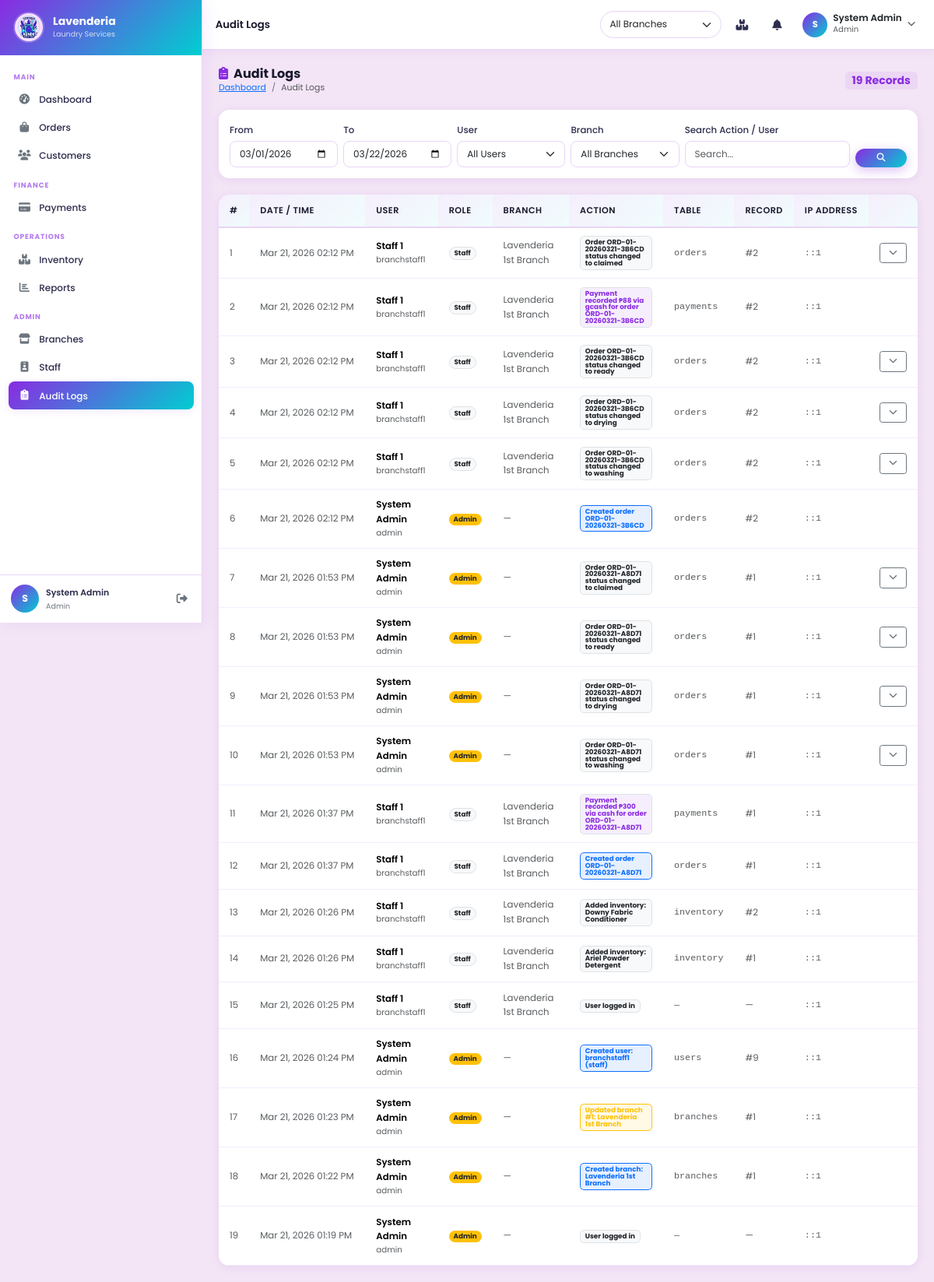
Screenshot of /modules/logs/index.php (signed in) with the database file from the repository.
### tables this page shows
CREATE TABLE `logs` (
  `id` int(11) NOT NULL,
  `branch_id` int(11) DEFAULT NULL,
  `user_id` int(11) DEFAULT NULL,
  `action` varchar(220) NOT NULL,
  `table_name` varchar(60) DEFAULT NULL,
  `record_id` int(11) DEFAULT NULL,
  `old_value` text DEFAULT NULL,
  `new_value` text DEFAULT NULL,
  `ip_address` varchar(45) DEFAULT NULL,
  `created_at` timestamp NOT NULL DEFAULT current_timestamp()
);

CREATE TABLE `users` (
  `id` int(11) NOT NULL,
  `branch_id` int(11) DEFAULT NULL,
  `username` varchar(60) NOT NULL,
  `password` varchar(255) NOT NULL,
  `full_name` varchar(120) NOT NULL,
  `email` varchar(120) DEFAULT NULL,
  `phone` varchar(25) DEFAULT NULL,
  `role` enum('owner','admin','staff') NOT NULL DEFAULT 'staff',
  `status` enum('active','inactive') DEFAULT 'active',
  `last_login` timestamp NULL DEFAULT NULL,
  `created_at` timestamp NOT NULL DEFAULT current_timestamp(),
  `updated_at` timestamp NOT NULL DEFAULT current_timestamp() ON UPDATE current_timestamp()
);

CREATE TABLE `branches` (
  `id` int(11) NOT NULL,
  `name` varchar(120) NOT NULL,
  `location` varchar(255) NOT NULL,
  `contact` varchar(25) DEFAULT NULL,
  `email` varchar(120) DEFAULT NULL,
  `manager_name` varchar(120) DEFAULT NULL,
  `status` enum('active','inactive') DEFAULT 'active',
  `created_at` timestamp NOT NULL DEFAULT current_timestamp(),
  `updated_at` timestamp NOT NULL DEFAULT current_timestamp() ON UPDATE current_timestamp()
);

### config/functions.php (called while the page is built, shortened)
<?php
function e(string $val): string
{
    return htmlspecialchars($val, ENT_QUOTES | ENT_SUBSTITUTE, 'UTF-8');
}

### modules/logs/index.php (the view, shortened to what this page needs)
<?php
require_once '../../config/database.php';
require_once '../../config/functions.php';
$search    = $conn->real_escape_string(trim($_GET['search']  ?? ''));
$dateFrom  = $conn->real_escape_string($_GET['date_from'] ?? date('Y-m-01'));
$dateTo    = $conn->real_escape_string($_GET['date_to']   ?? date('Y-m-d'));
$page      = max(1, (int)($_GET['page'] ?? 1));
$perPage   = 50;
$offset    = ($page - 1) * $perPage;
$where = ["DATE(l.created_at) BETWEEN '$dateFrom' AND '$dateTo'"];
$whereSql = implode(' AND ', $where);
$total = $conn->query("
    SELECT COUNT(*) AS cnt FROM logs l
    LEFT JOIN users u ON u.id = l.user_id
    WHERE $whereSql
")->fetch_assoc()['cnt'];
$logs = $conn->query("
    SELECT l.*, u.full_name, u.username, u.role, b.name AS branch_name
    FROM logs l
    LEFT JOIN users u ON u.id = l.user_id
    LEFT JOIN branches b ON b.id = l.branch_id
    WHERE $whereSql
    ORDER BY l.created_at DESC
    LIMIT $perPage OFFSET $offset
")->fetch_all(MYSQLI_ASSOC);
$navTitle  = 'Audit Logs';
require_once '../../includes/head.php';
?>
<div class="app-layout">
<?php require_once '../../includes/sidebar.php'; ?>
<div class="main-content">
<?php require_once '../../includes/navbar.php'; ?>
<div class="page-content">
  <div class="page-header">
    <div>
      <h4><i class="fas fa-clipboard-list text-purple me-2"></i>Audit Logs</h4>
      <nav><ol class="breadcrumb">
        <li class="breadcrumb-item"><a href="../dashboard/index.php">Dashboard</a></li>
        <li class="breadcrumb-item active">Audit Logs</li>
      </ol></nav>
    </div>
    <span class="badge bg-purple-soft text-purple fs-6"><?= number_format($total) ?> Records</span>
  </div>
  <div class="card mb-4">
    <div class="card-body">
      <form method="GET" class="row g-2 align-items-end">
        <div class="col-md-2">
          <label class="form-label small">From</label>
          <input type="date" name="date_from" class="form-control form-control-sm" value="<?= e($dateFrom) ?>">
        </div>
        <div class="col-md-2">
          <label class="form-label small">To</label>
          <input type="date" name="date_to" class="form-control form-control-sm" value="<?= e($dateTo) ?>">
        </div>
        <div class="col-md-2">
          <label class="form-label small">User</label>
          <select name="user_id" class="form-select form-select-sm">
            <option value="">All Users</option>
          </select>
        </div>
        <div class="col-md-2">
          <label class="form-label small">Branch</label>
          <select name="branch_id" class="form-select form-select-sm">
            <option value="">All Branches</option>
          </select>
        </div>
        <div class="col-md-3">
          <label class="form-label small">Search Action / User</label>
          <input type="text" name="search" class="form-control form-control-sm" placeholder="Search..." value="<?= e($search) ?>">
        </div>
        <div class="col-md-1">
          <button type="submit" class="btn btn-primary-grad btn-sm w-100"><i class="fas fa-search"></i></button>
        </div>
      </form>
    </div>
  </div>
  <div class="card table-card">
    <div class="table-responsive">
      <table class="table mb-0">
        <thead>
          <tr>
            <th>#</th>
            <th>Date / Time</th>
            <th>User</th>
            <th>Role</th>
            <th>Branch</th>
            <th>Action</th>
            <th>Table</th>
            <th>Record</th>
            <th>IP Address</th>
            <th></th>
          </tr>
        </thead>
        <tbody>
          <?php foreach ($logs as $i => $log): ?>
          <tr>
            <td class="text-muted small"><?= $offset + $i + 1 ?></td>
            <td class="text-muted small text-nowrap"><?= date('M d, Y h:i A', strtotime($log['created_at'])) ?></td>
            <td>
              <div class="fw-600"><?= e($log['full_name'] ?? 'System') ?></div>
              <div class="text-muted small"><?= e($log['username'] ?? '') ?></div>
            </td>
            <td>
              <span class="badge <?= $log['role']==='owner'?'stat-purple':($log['role']==='admin'?'bg-warning text-dark':'bg-light text-dark border') ?> rounded-pill small">
                <?= ucfirst($log['role'] ?? 'system') ?>
              </span>
            </td>
            <td class="text-muted small"><?= e($log['branch_name'] ?? '—') ?></td>
            <td>
              <?php
              $actClass = 'bg-light text-dark border';
              if (str_contains(strtolower($log['action']), 'created')) $actClass = 'bg-primary bg-opacity-10 text-primary border border-primary';
              if (str_contains(strtolower($log['action']), 'updated')) $actClass = 'bg-warning bg-opacity-10 text-warning border border-warning';
              if (str_contains(strtolower($log['action']), 'payment')) $actClass = 'bg-purple-soft text-purple border';
              ?>
              <span class="badge <?= $actClass ?> text-wrap text-start"><?= e($log['action']) ?></span>
            </td>
            <td class="text-muted small font-monospace"><?= e($log['table_name'] ?? '—') ?></td>
            <td class="text-muted small"><?= $log['record_id'] ? '#'.$log['record_id'] : '—' ?></td>
            <td class="text-muted small font-monospace"><?= e($log['ip_address'] ?? '—') ?></td>
            <td>
              <?php if ($log['old_value'] || $log['new_value']): ?>
              <button class="btn btn-sm btn-outline-secondary" data-bs-toggle="collapse" data-bs-target="#detail<?= $offset+$i ?>">
                <i class="fas fa-chevron-down"></i>
              </button>
              <?php endif; ?>
            </td>
          </tr>
          <?php endforeach; ?>
        </tbody>
      </table>
    </div>
  </div>
</div>
<?php require_once '../../includes/footer.php'; ?>

### includes/head.php (shortened to what this page needs)
<!DOCTYPE html>
<html lang="en">
<head>
  <link href="https://cdn.jsdelivr.net/npm/bootstrap@5.3.2/dist/css/bootstrap.min.css" rel="stylesheet">
  <link href="https://cdnjs.cloudflare.com/ajax/libs/font-awesome/6.5.0/css/all.min.css" rel="stylesheet">
  <link href="<?= SITE_URL ?>/assets/css/style.css" rel="stylesheet">
</head>
<body>

### includes/sidebar.php (shortened to what this page needs)
<?php
$currentPath = $_SERVER['PHP_SELF'] ?? '';
$role        = $_SESSION['role'] ?? 'staff';
function sideActive(string $path, string $current): string {
    return str_contains($current, $path) ? 'active' : '';
}
?>
<nav class="sidebar" id="sidebar">
  <div class="sidebar-brand">
    <a href="<?= SITE_URL ?>/modules/dashboard/index.php" class="text-decoration-none">
      <img src="<?= SITE_URL ?>/assets/img/logo.png" alt="Logo" class="sidebar-logo"
           onerror="this.style.display='none'">
      <div class="sidebar-brand-text">
        <span class="brand-name">Lavenderia</span>
        <span class="brand-sub">Laundry Services</span>
      </div>
    </a>
  </div>
  <ul class="sidebar-nav">
    <li class="nav-label">Main</li>
    <li class="<?= sideActive('dashboard', $currentPath) ?>">
      <a href="<?= SITE_URL ?>/modules/dashboard/index.php">
        <i class="fas fa-tachometer-alt"></i><span>Dashboard</span>
      </a>
    </li>
    <li class="<?= sideActive('orders', $currentPath) ?>">
      <a href="<?= SITE_URL ?>/modules/orders/index.php">
        <i class="fas fa-shopping-bag"></i><span>Orders</span>
      </a>
    </li>
    <li class="<?= sideActive('customers', $currentPath) ?>">
      <a href="<?= SITE_URL ?>/modules/customers/index.php">
        <i class="fas fa-users"></i><span>Customers</span>
      </a>
    </li>
    <li class="nav-label">Finance</li>
    <li class="<?= sideActive('payments', $currentPath) ?>">
      <a href="<?= SITE_URL ?>/modules/payments/index.php">
        <i class="fas fa-credit-card"></i><span>Payments</span>
      </a>
    </li>
    <li class="nav-label">Operations</li>
    <li class="<?= sideActive('inventory', $currentPath) ?>">
      <a href="<?= SITE_URL ?>/modules/inventory/index.php">
        <i class="fas fa-boxes-stacked"></i><span>Inventory</span>
      </a>
    </li>
    <li class="<?= sideActive('reports', $currentPath) ?>">
      <a href="<?= SITE_URL ?>/modules/reports/index.php">
        <i class="fas fa-chart-bar"></i><span>Reports</span>
      </a>
    </li>
    <?php if (in_array($role, ['owner', 'admin'], true)): ?>
    <li class="nav-label">Admin</li>
    <li class="<?= sideActive('branches', $currentPath) ?>">
      <a href="<?= SITE_URL ?>/modules/branches/index.php">
        <i class="fas fa-store"></i><span>Branches</span>
      </a>
    </li>
    <li class="<?= sideActive('staff', $currentPath) ?>">
      <a href="<?= SITE_URL ?>/modules/staff/index.php">
        <i class="fas fa-id-badge"></i><span>Staff</span>
      </a>
    </li>
    <li class="<?= sideActive('logs', $currentPath) ?>">
      <a href="<?= SITE_URL ?>/modules/logs/index.php">
        <i class="fas fa-clipboard-list"></i><span>Audit Logs</span>
      </a>
    </li>
    <?php endif; ?>
  </ul>
  <div class="sidebar-footer">
    <div class="sidebar-user">
      <div class="user-avatar">
        <?= strtoupper(substr($_SESSION['full_name'] ?? 'U', 0, 1)) ?>
      </div>
      <div class="user-info">
        <span class="user-name"><?= e($_SESSION['full_name'] ?? '') ?></span>
        <span class="user-role"><?= ucfirst($role) ?></span>
      </div>
      <a href="<?= SITE_URL ?>/auth/logout.php" class="logout-btn" title="Logout">
        <i class="fas fa-sign-out-alt"></i>
      </a>
    </div>
  </div>
</nav>

### includes/navbar.php (shortened to what this page needs)
<?php
$role = $_SESSION['role'] ?? 'staff';
?>
<header class="top-navbar" id="topNavbar">
  <div class="nav-title">
    <h5 class="mb-0"><?= e($navTitle ?? 'Dashboard') ?></h5>
  </div>
  <div class="nav-right ms-auto d-flex align-items-center gap-2">
    <?php if (in_array($role, ['owner', 'admin'], true)): ?>
    <select class="form-select form-select-sm branch-select d-none d-md-block"
            id="globalBranchFilter"
            onchange="applyBranchFilter(this.value)"
            style="width:auto;max-width:180px;">
      <option value="0">All Branches</option>
    </select>
    <?php endif; ?>
    <div class="position-relative">
      <a href="<?= SITE_URL ?>/modules/inventory/index.php" class="nav-icon-btn" title="Inventory Alerts">
        <i class="fas fa-boxes-stacked"></i>
      </a>
    </div>
    <div class="position-relative">
      <button class="nav-icon-btn" id="notifBtn" title="Active Orders">
        <i class="fas fa-bell"></i>
      </button>
    </div>
    <div class="dropdown">
      <button class="btn d-flex align-items-center gap-2 user-dropdown-btn" data-bs-toggle="dropdown">
        <div class="user-avatar-sm">
          <?= strtoupper(substr($_SESSION['full_name'] ?? 'U', 0, 1)) ?>
        </div>
        <div class="d-none d-md-block text-start">
          <div class="fw-semibold lh-1" style="font-size:.85rem"><?= e($_SESSION['full_name'] ?? '') ?></div>
          <div class="text-muted" style="font-size:.72rem"><?= ucfirst($role) ?></div>
        </div>
      </button>
    </div>
  </div>
</header>

### includes/footer.php (shortened to what this page needs)
</div>
</div>
</body>
</html>

### rows the page displays
logs: i "1", created_at "Mar 21, 2026 02:12 PM", user.full_name "Staff 1", user.username "branchstaff1", user.role "Staff", branch.name "Lavenderia 1st Branch", action "Order ORD-01-20260321-3B6CD status changed to claimed", table_name "orders", record "2", ip_address "::1"
logs: i "2", created_at "Mar 21, 2026 02:12 PM", user.full_name "Staff 1", user.username "branchstaff1", user.role "Staff", branch.name "Lavenderia 1st Branch", action "Payment recorded ₱88 via gcash for order ORD-01-20260321-3B6CD", table_name "payments", record "2", ip_address "::1"
logs: i "3", created_at "Mar 21, 2026 02:12 PM", user.full_name "Staff 1", user.username "branchstaff1", user.role "Staff", branch.name "Lavenderia 1st Branch", action "Order ORD-01-20260321-3B6CD status changed to ready", table_name "orders", record "2", ip_address "::1"
logs: i "4", created_at "Mar 21, 2026 02:12 PM", user.full_name "Staff 1", user.username "branchstaff1", user.role "Staff", branch.name "Lavenderia 1st Branch", action "Order ORD-01-20260321-3B6CD status changed to drying", table_name "orders", record "2", ip_address "::1"
logs: i "5", created_at "Mar 21, 2026 02:12 PM", user.full_name "Staff 1", user.username "branchstaff1", user.role "Staff", branch.name "Lavenderia 1st Branch", action "Order ORD-01-20260321-3B6CD status changed to washing", table_name "orders", record "2", ip_address "::1"
logs: i "6", created_at "Mar 21, 2026 02:12 PM", user.full_name "System Admin", user.username "admin", user.role "Admin", branch_name "—", action "Created order ORD-01-20260321-3B6CD", table_name "orders", record "2", ip_address "::1"
logs: i "7", created_at "Mar 21, 2026 01:53 PM", user.full_name "System Admin", user.username "admin", user.role "Admin", branch_name "—", action "Order ORD-01-20260321-A8D71 status changed to claimed", table_name "orders", record "1", ip_address "::1"
logs: i "8", created_at "Mar 21, 2026 01:53 PM", user.full_name "System Admin", user.username "admin", user.role "Admin", branch_name "—", action "Order ORD-01-20260321-A8D71 status changed to ready", table_name "orders", record "1", ip_address "::1"
logs: i "9", created_at "Mar 21, 2026 01:53 PM", user.full_name "System Admin", user.username "admin", user.role "Admin", branch_name "—", action "Order ORD-01-20260321-A8D71 status changed to drying", table_name "orders", record "1", ip_address "::1"
logs: i "10", created_at "Mar 21, 2026 01:53 PM", user.full_name "System Admin", user.username "admin", user.role "Admin", branch_name "—", action "Order ORD-01-20260321-A8D71 status changed to washing", table_name "orders", record "1", ip_address "::1"
logs: i "11", created_at "Mar 21, 2026 01:37 PM", user.full_name "Staff 1", user.username "branchstaff1", user.role "Staff", branch.name "Lavenderia 1st Branch", action "Payment recorded ₱300 via cash for order ORD-01-20260321-A8D71", table_name "payments", record "1", ip_address "::1"
logs: i "12", created_at "Mar 21, 2026 01:37 PM", user.full_name "Staff 1", user.username "branchstaff1", user.role "Staff", branch.name "Lavenderia 1st Branch", action "Created order ORD-01-20260321-A8D71", table_name "orders", record "1", ip_address "::1"
logs: i "13", created_at "Mar 21, 2026 01:26 PM", user.full_name "Staff 1", user.username "branchstaff1", user.role "Staff", branch.name "Lavenderia 1st Branch", action "Added inventory: Downy Fabric Conditioner", table_name "inventory", record "2", ip_address "::1"
logs: i "14", created_at "Mar 21, 2026 01:26 PM", user.full_name "Staff 1", user.username "branchstaff1", user.role "Staff", branch.name "Lavenderia 1st Branch", action "Added inventory: Ariel Powder Detergent", table_name "inventory", record "1", ip_address "::1"
logs: i "15", created_at "Mar 21, 2026 01:25 PM", user.full_name "Staff 1", user.username "branchstaff1", user.role "Staff", branch.name "Lavenderia 1st Branch", action "User logged in", table_name "—", ip_address "::1"
logs: i "16", created_at "Mar 21, 2026 01:24 PM", user.full_name "System Admin", user.username "admin", user.role "Admin", branch_name "—", action "Created user: branchstaff1 (staff)", table_name "users", record "9", ip_address "::1"
logs: i "17", created_at "Mar 21, 2026 01:23 PM", user.full_name "System Admin", user.username "admin", user.role "Admin", branch_name "—", action "Updated branch #1: Lavenderia 1st Branch", table_name "branches", record "1", ip_address "::1"
logs: i "18", created_at "Mar 21, 2026 01:22 PM", user.full_name "System Admin", user.username "admin", user.role "Admin", branch_name "—", action "Created branch: Lavenderia 1st Branch", table_name "branches", record "1", ip_address "::1"
logs: i "19", created_at "Mar 21, 2026 01:19 PM", user.full_name "System Admin", user.username "admin", user.role "Admin", branch_name "—", action "User logged in", table_name "—", ip_address "::1"

### other values shown
substr($_SESSION['full_name'] ?? 'U', 0, 1) "S"
$_SESSION['full_name'] "System Admin"
$role "Admin"
$navTitle "Audit Logs"
$total "19"
